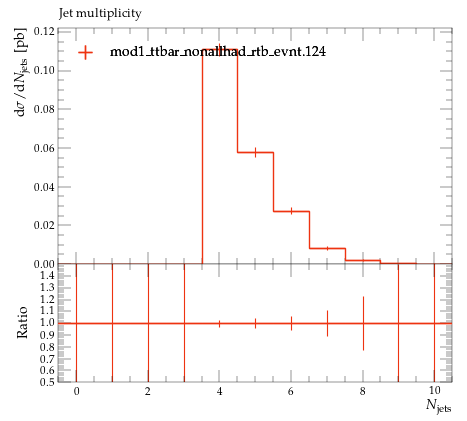

Here is the Python script that generated this plot:
#! /usr/bin/env python

# This Python script was auto-generated using YODA v2.0.2.
# Analysis object: /MC_TTBAR/onelep_jet_mult
# Timestamp: 07-08-2026 (10:19:45)

import matplotlib as mpl
import matplotlib.pyplot as plt
mpl.use('Agg') # comment out for interactive use
import os
import numpy as np

plotDir = os.path.split(os.path.realpath(__file__))[0]
if 'YODA_USER_PLOT_PATH' in globals():
    plot_outdir = globals()['YODA_USER_PLOT_PATH']
else:
    plot_outdir = plotDir

#plot style
plt.style.use(os.path.join(plotDir, '../default.mplstyle'))
# plot metadata
figW, figH = plt.rcParams['figure.figsize']
ax_xLabel = r'$N_\mathrm{jets}$'
ax_yLabel = r'$\mathrm{d}\sigma/\mathrm{d}N_\mathrm{jets}$ [pb]'
ax_title  = r'Jet multiplicity'
ax_xScale = 'linear'
ax_yScale = 'linear'
xLims = (-0.5, 10.5)
yLims = (0.0, 0.12208636000000002)

# TeX-friendly labels for the legend
labels = {
    'legend' : ([ r"mod1\_ttbar\_nonallhad\_rtb\_evnt.124" ], r""),
}

# Adjust canvas width and height
canvasW = 10.0
canvasH = 9.0
figW *= canvasW/10.
figH *= canvasH/9.

# Create figure and axis objects
fig, (ax, ratio0_ax) = plt.subplots(2, 1, sharex=True,
                  figsize=(figW,figH), gridspec_kw={'height_ratios': (6.0, 3.0)})

# Set figure margins
plt.subplots_adjust(
    left   = 1.0 * plt.rcParams['figure.subplot.left'],
    right  = 1.0 * plt.rcParams['figure.subplot.right'],
    top    = 1.0 * plt.rcParams['figure.subplot.top'],
    bottom = 1.0 * plt.rcParams['figure.subplot.bottom'])

ratio0_ax.yaxis.set_major_locator(mpl.ticker.MultipleLocator(0.1))
ratio0_ax.set_ylim(0.5, 1.4999)
ratio0_ax.set_ylabel('Ratio')

# the numerical data is stored in a separate file
dataf = dict()
prefix = os.path.split(__file__)[0]
if prefix:    prefix = prefix + '/'
exec(open(prefix+'onelep_jet_mult__data.py').read(), dataf)


legend_handles = dict() # keep track of handles for the legend

# style options for curves
# starts at zorder>=5 to draw curve on top of legend
styles = {
  'mod1_ttbar_nonallhad_rtb_evnt.124.yoda.gz': {
    'color' : '#EE3311',
    'linestyle' : '-',
    'linewidth' : 1,
    'marker' : 'none',
    'markersize' : 2,
    'capsize' : 0.0,
    'zorder' : 5,
    'histstyle' : 1,
    'drawstyle' : 'steps-pre',
    'xerrorbars' : 1,
    'yerrorbars' : 1,
    'fillcolor' : None,
    'fillopacity' : 1.0,
    'ratio0_linestyle' : '-',
    'ratio0_linewidth' : 1,
    'ratio0_marker' : 'none',
    'ratio0_markersize' : 2,
    'ratio0_capsize' : 0.0,
    'ratio0_zorder' : 5,
    'ratio0_histstyle' : 1,
    'ratio0_drawstyle' : 'steps-pre',
    'ratio0_xerrorbars' : 1,
    'ratio0_yerrorbars' : 1,
  },
}

# curve from input yoda files in main panel
for label, yvals in dataf['yvals'].items():
    if all(np.isnan(v) for v in dataf['yvals'][label]):
        continue
    tmp = None
    if styles[label]['histstyle']: # draw as histogram
        xpos = dataf['xedges'][label] if styles[label]['drawstyle'] else dataf['xpoints'][label]
        ypos = np.insert(yvals, 0, yvals[0]) if styles[label]['drawstyle'] else yvals
        if styles[label]['fillcolor']: # fill area below curve
            ax.fill_between(xpos, ypos, step='pre',
                            color=styles[label]['fillcolor'],
                            alpha=styles[label]['fillopacity'])
        tmp, = ax.plot(xpos, ypos,
                       color=styles[label]['color'],
                       linestyle=styles[label]['linestyle'],
                       linewidth=styles[label]['linewidth'],
                       drawstyle=styles[label]['drawstyle'], solid_joinstyle='miter',
                       zorder=styles[label]['zorder'], label=label)
    tmp = ax.errorbar(dataf['xpoints'][label], yvals,
                      xerr=np.array(dataf['xerrs'][label])*styles[label]['xerrorbars'],
                      yerr=np.array(dataf['yerrs'][label])*styles[label]['yerrorbars'],
                      fmt=styles[label]['marker'], capsize=styles[label]['capsize'],
                      markersize=styles[label]['markersize'],
                      ecolor=styles[label]['color'],
                      color=styles[label]['color'], zorder=styles[label]['zorder'])
    tmp[-1][0].set_linestyle(styles[label]['linestyle'])
    tmp[-1][0].set_linewidth(styles[label]['linewidth'])
    if label in dataf['add_legend_handle']:  legend_handles[label] = tmp
    for varLabel in dataf['variation_yvals'].keys():
        if varLabel.startswith(label):
            tmp, = ax.plot(dataf['xedges'][label], dataf['variation_yvals'][varLabel],
                           color=styles[label]['color'],
                           linestyle=styles[label]['linestyle'],
                           linewidth=styles[label]['linewidth'],
                           drawstyle='steps-pre', solid_joinstyle='miter',
                           zorder=styles[label]['zorder'], alpha=0.5)


# plots on ratio panel
# curve from input yoda files in ratio panel
for label, yvals in dataf['ratio0_yvals'].items():
    if all(np.isnan(v) for v in yvals):
        continue
    if styles[label]['ratio0_histstyle']: # plot as histogram
        xpos = dataf['xedges']['mod1_ttbar_nonallhad_rtb_evnt.124.yoda.gz'] if styles[label]['ratio0_drawstyle'] else dataf['xpoints']['mod1_ttbar_nonallhad_rtb_evnt.124.yoda.gz']
        ypos = np.insert(yvals, 0, yvals[0]) if styles[label]['ratio0_drawstyle'] else yvals
        ratio0_ax.plot(xpos, ypos,
                       color=styles[label]['color'],
                       linewidth=styles[label]['linewidth'],
                       linestyle=styles[label]['ratio0_linestyle'],
                       drawstyle=styles[label]['ratio0_drawstyle'], zorder=styles[label]['zorder'],
                       solid_joinstyle='miter')
    tmp = ratio0_ax.errorbar(dataf['xpoints']['mod1_ttbar_nonallhad_rtb_evnt.124.yoda.gz'], yvals,
                             xerr=np.array(dataf['ref_xerrs'])*styles[label]['ratio0_xerrorbars'],
                             yerr=np.array(dataf['ratio0_yerrs'][label])*styles[label]['ratio0_yerrorbars'],
                             fmt=styles[label]['ratio0_marker'], capsize=styles[label]['ratio0_capsize'],
                             markersize=styles[label]['ratio0_markersize'],
                             ecolor=styles[label]['color'],
                             color=styles[label]['color'])
    tmp[-1][0].set_linestyle(styles[label]['ratio0_linestyle'])
    tmp[-1][0].set_linewidth(styles[label]['ratio0_linewidth'])

    for varlabel in dataf['ratio0_variation_vals'].keys():
        if varlabel.startswith(label):
            ratio0_ax.plot(dataf['xedges']['mod1_ttbar_nonallhad_rtb_evnt.124.yoda.gz'],
                            dataf['ratio0_variation_vals'][varlabel],
                            color=styles[label]['color'],
                            linestyle=styles[label]['linestyle'],
                            linewidth=styles[label]['linewidth'],
                            drawstyle='steps-pre', solid_joinstyle='miter',
                            zorder=1, alpha=0.5)

legend_items = list(legend_handles.values())
ax.add_artist(ax.legend(legend_items,
                        labels['legend'][0],
                        title=labels['legend'][1],
                        alignment='left',
                        loc='upper left',
                        bbox_to_anchor=(0.0, 0.97)))

# set plot metadata as defined above
ratio0_ax.set_xlabel(ax_xLabel)
ratio0_ax.xaxis.set_label_coords(1., -0.15)
ax.set_ylabel(ax_yLabel, ha='right', va='top')
ax.yaxis.set_label_coords(-0.11, 1.0)
ax.set_title(ax_title, loc='left')
ax.set_xscale(ax_xScale)
ax.set_yscale(ax_yScale)
ax.set_xlim(xLims)
ax.set_ylim(yLims)

# tick formatting
plt.rcParams['xtick.top'] = True
plt.rcParams['ytick.right'] = True
fig.align_ylabels((ax, ratio0_ax))
plt.savefig(os.path.join(plot_outdir, 'onelep_jet_mult.pdf'), format='PDF')
plt.savefig(os.path.join(plot_outdir, 'onelep_jet_mult.png'), format='PNG')

plt.close(fig)
